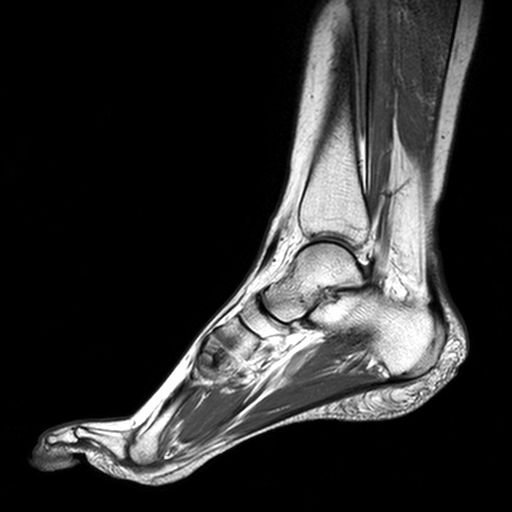
%> input picture GD/foot.png, 512 x 512 px
$ octave Demo_gd.m   (GNU Octave 9; MATLAB toolbox functions it lacks are replaced by stand-ins)
%> lines starting %> are read from the running program, lines starting %| are printed output that depends on the picture
### GD/GD.m
function [x,RelErr] = GD(g,mu,lamda,nit,tol, n)

x = g;
[D DT DTD] = DiffOper(sqrt(n));

for k = 1:nit
    x_old = x;
    x = x_old - mu*(x-g+ 2*lamda*DTD*x);

    RelErr(k) = norm(x-x_old,'fro')/norm(x,'fro');

    if RelErr(k) < tol
        break;
    end

end

end

function [B Bt BtB] = DiffOper(N)
D = spdiags([-ones(N,1) ones(N,1)], [0 1], N,N+1);
D(:,1) = [];
D(1,1) = 0;
B = [ kron(speye(N),D) ; kron(D,speye(N)) ];
Bt = B';
BtB = Bt*B;
end

### GD/Demo_gd.m
clc;
clear all;
close all;

N = 256; n = N^2;
x = double(imread('foot.png'));
%> x: size 512x512 double; min 0, max 254, mean 46.8
%x = rgb2gray(x);
x = imresize(x,[N N]);
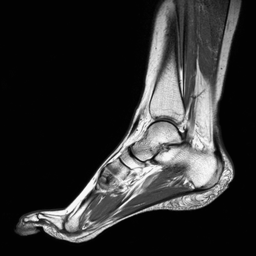
%> x: size 256x256 double; min -2.65, max 262.9, mean 46.8; drawn with min black and max white
sigma = 0.09;  % This is the additive gaussian noise level. Th larger, the noisier the image
y = x(:) + sigma*max(x(:))*randn(n,1);


% [6 lines of commented-out code are left out]

mu = 0.05;
nit = 1000;
tol = 1e-10;
lamda = 1;
[v,Err] = GD(y,mu,lamda,nit,tol, n);
%> after the loop in GD, `for k = 1:nit`: RelErr = 298 values, max 0.126 at index 1, min 9.79e-11 at index 298, mean 0.00116
%> Err has the same summary as RelErr in GD

figure;
colormap gray;
subplot(221); imagesc(x); axis image; title(sprintf('Original')) ;

subplot(222); imagesc(reshape(y,N,N)); axis image; title(sprintf('Noisy(PSNR = %3.3f dB,SSIM = %3.3f)',psnr_fun(y,x),ssim_index(reshape(y,N,N),x)));

subplot(223); imagesc(reshape(v,N,N)); axis image;
title(sprintf('Tikhonov(PSNR = %3.3f dB,SSIM = %3.3f)',psnr_fun(v,x),ssim_index(reshape(v,N,N),x)));
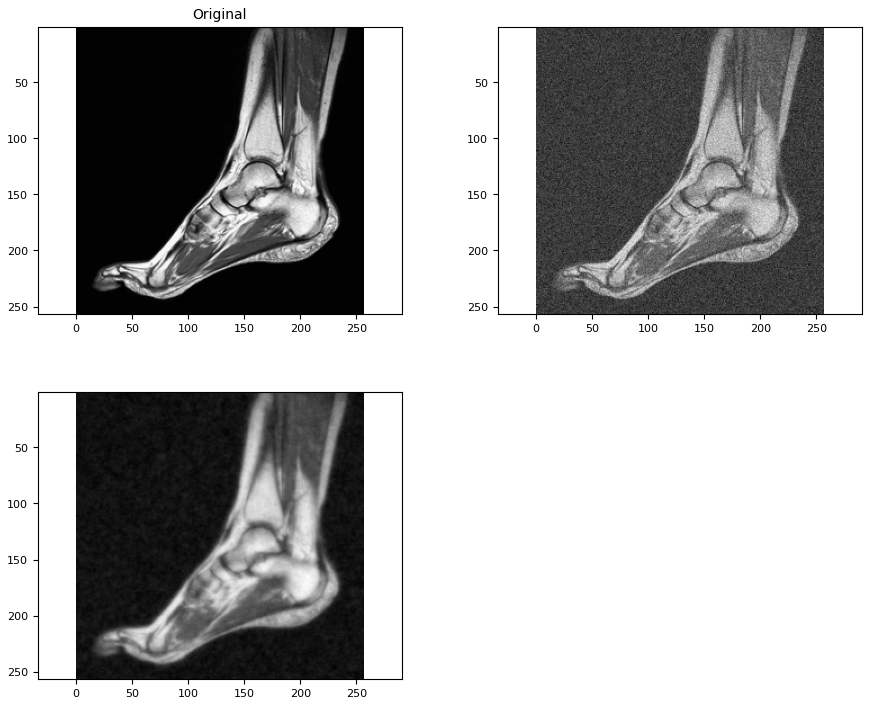
%> figure redrawn from the program's plot data, 3 panels

figure;
semilogy(Err,'Linewidth',2.5,'Color','black');
xlabel('Iterations (k)','FontSize',20,'Interpreter', 'latex');
ylabel('Relative Error','FontSize',20,'Interpreter', 'latex');
axis tight;
grid on;
l = legend('Gradient Descent', 'latex');
set(l,'interpreter','latex','FontSize', 25);
set(gca, 'FontSize',20)
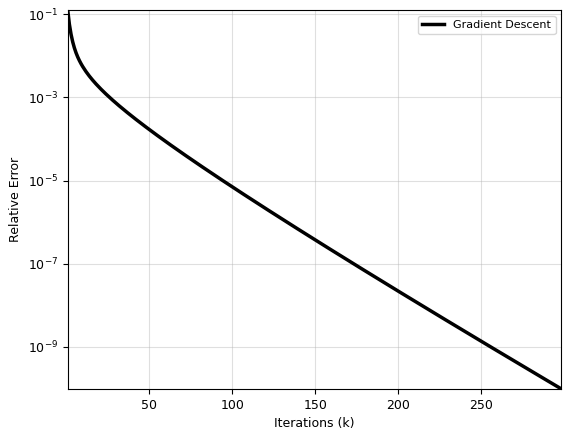
%> figure redrawn from the program's plot data; curve peaks at x = 1, y = 0.126
